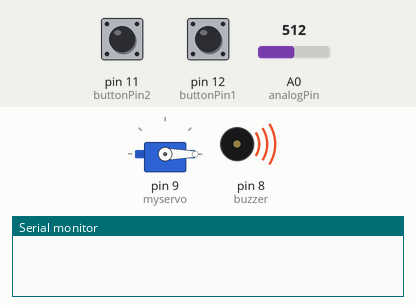
Bench run of a sketch on a simulated Arduino Uno, built with avr-gcc and run on an emulated ATmega328P. On the bench: servo, buzzer (waves = sounding, pin HIGH), the last lines printed to the serial monitor. The inputs (shaded band) are chosen by the test bench; at power-on: pin 11 (buttonPin2) LOW, pin 12 (buttonPin1) LOW, A0 (analogPin) = 512.

Above: at 1.2 s.
1.3 s: pin 11 (buttonPin2) pulled HIGH for 0.15 s
2.9 s: pin 12 (buttonPin1) pulled HIGH for 0.15 s
4.5 s: pin 11 (buttonPin2) driven HIGH and pin 12 (buttonPin1) driven HIGH
At 4.8 s:
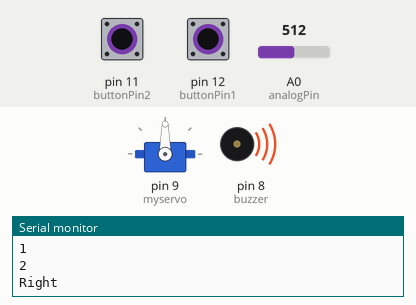
Timing chart, 0 to 7.5 s (numbered marks = the images above; inputs shaded):
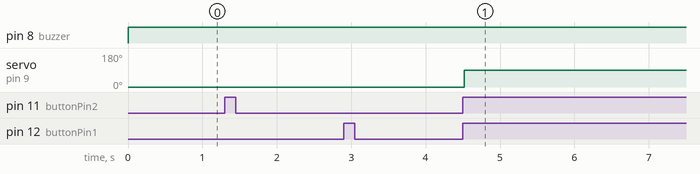

The sketch:

Button_unlock_to_servo.ino
```cpp
//TODO
//get the buzzer to work properly

#include <Servo.h>
/******************************************/
//servo
Servo myservo;

//buttons
const int buttonPin1 = 12; //The button on the right
const int buttonPin2 = 11; //The button on the left

int val = 0;
int bs1 = 0; //current state of the button
int prevBs1 = 0; //previous state of the button

int bs2 = 0; //current state of the button
int prevBs2 = 0; //previous state of the button

int pwcount = 0; //the number of button presses
int combination[2] = {1, 2}; //the combination
int userInput[2]; //the user's input

//buzzer
int buzzer = 8; //the buzzer

//potentiometer
const int analogPin = A0;//the analog input pin attach to
int inputValue = 0;//variable to store the value coming from sensor
int outputValue = 0;//variable to store the output value
/******************************************/
void setup()
{
  Serial.begin(9600);

  pinMode(buttonPin1, INPUT);
  pinMode(buttonPin2, INPUT);
  pinMode(buzzer, OUTPUT);
  myservo.attach(9);
  myservo.write(outputValue);

}
/******************************************/
void loop()
{
  inputValue = analogRead(analogPin);//read the value from the sensor
  outputValue = map(inputValue, 0, 1023, 0, 180); //Convert from 0-1023 proportional to the number of a number of from 0 to 180
  //Serial.println();
  //Serial.print(outputValue);
  //Serial.print(" Degrees");
  //delay(150);

  //  myservo.write(outputValue);

  digitalWrite(buzzer, OUTPUT);
  static int pushCounter = 0;
  bs1 = digitalRead(buttonPin1);
  bs2 = digitalRead(buttonPin2);

  if (bs1 != prevBs1) {
    if (bs1 == HIGH) {
      pwcount = pwcount + 1;
      Serial.println(pwcount);
      digitalWrite(buzzer, OUTPUT);
      delay(10);
      if (val == 0) {
        val = 1;
      }
    }
  }
  prevBs1 = bs1;

  if (bs2 != prevBs2) {
    if (bs2 == HIGH) {
      pwcount = pwcount + 1;
      Serial.println(pwcount);
      digitalWrite(buzzer, OUTPUT);
      delay(10);
      if (val == 1) {
        val = 2;
      }
    }
    prevBs2 = bs2;
  }

  if (val == 2 && pwcount == 2) {
    val = 0;
    pwcount = 0;
    Serial.println("Right");
    myservo.write(outputValue);
    delay(7);
    // You can't keep the servo moving here...fix this so that it can be kept going for a few seconds

  }

  else if (val != 2 && pwcount == 2) {
    val = 0;
    pwcount = 0;
    Serial.println("Wrong.");
    digitalWrite(buzzer, OUTPUT);
  }
}
```

Measured:
- after the input at 4.5 s, servo on pin 9 (myservo): 0° → 90° at once
